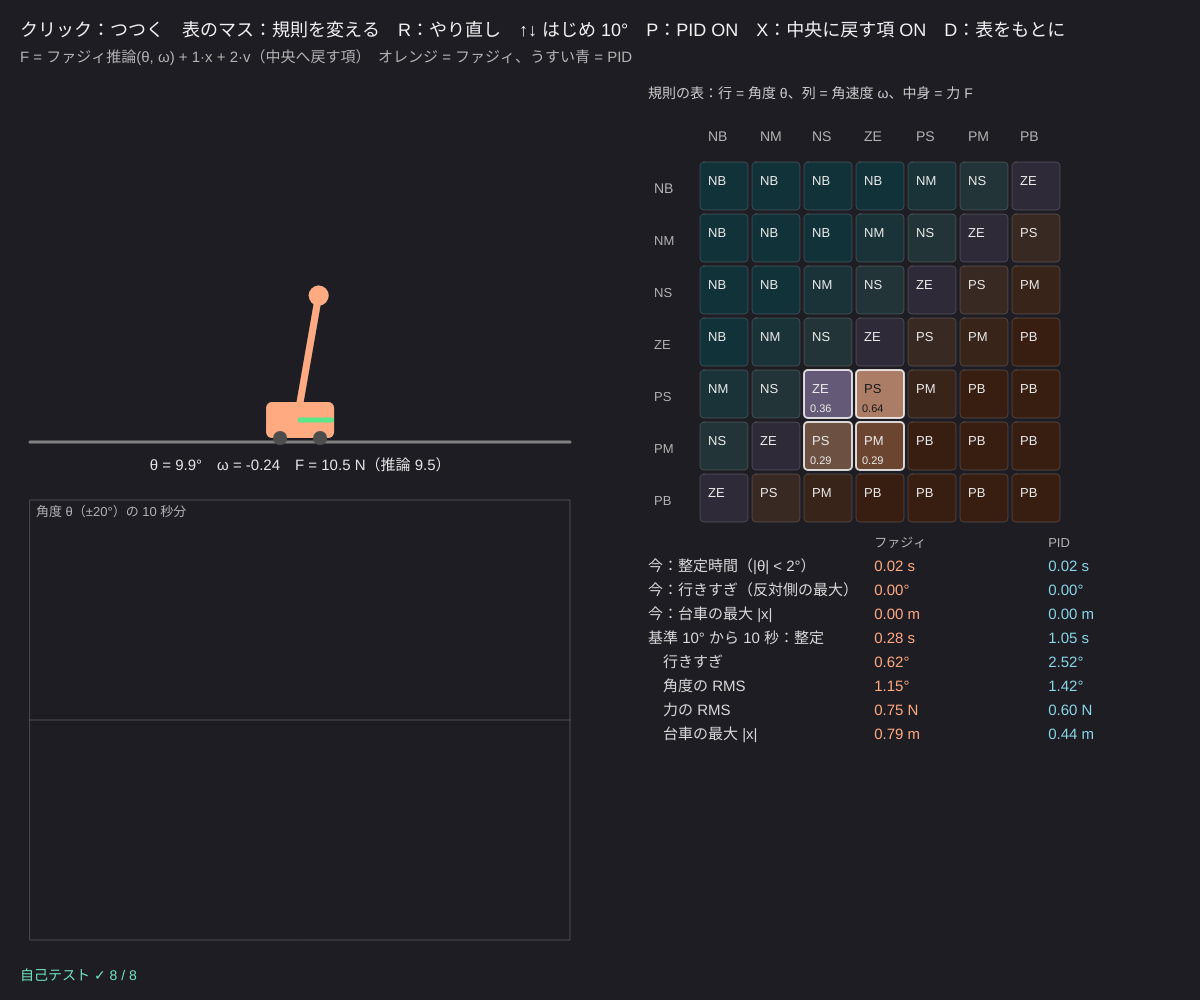
Frame 1 (no input)
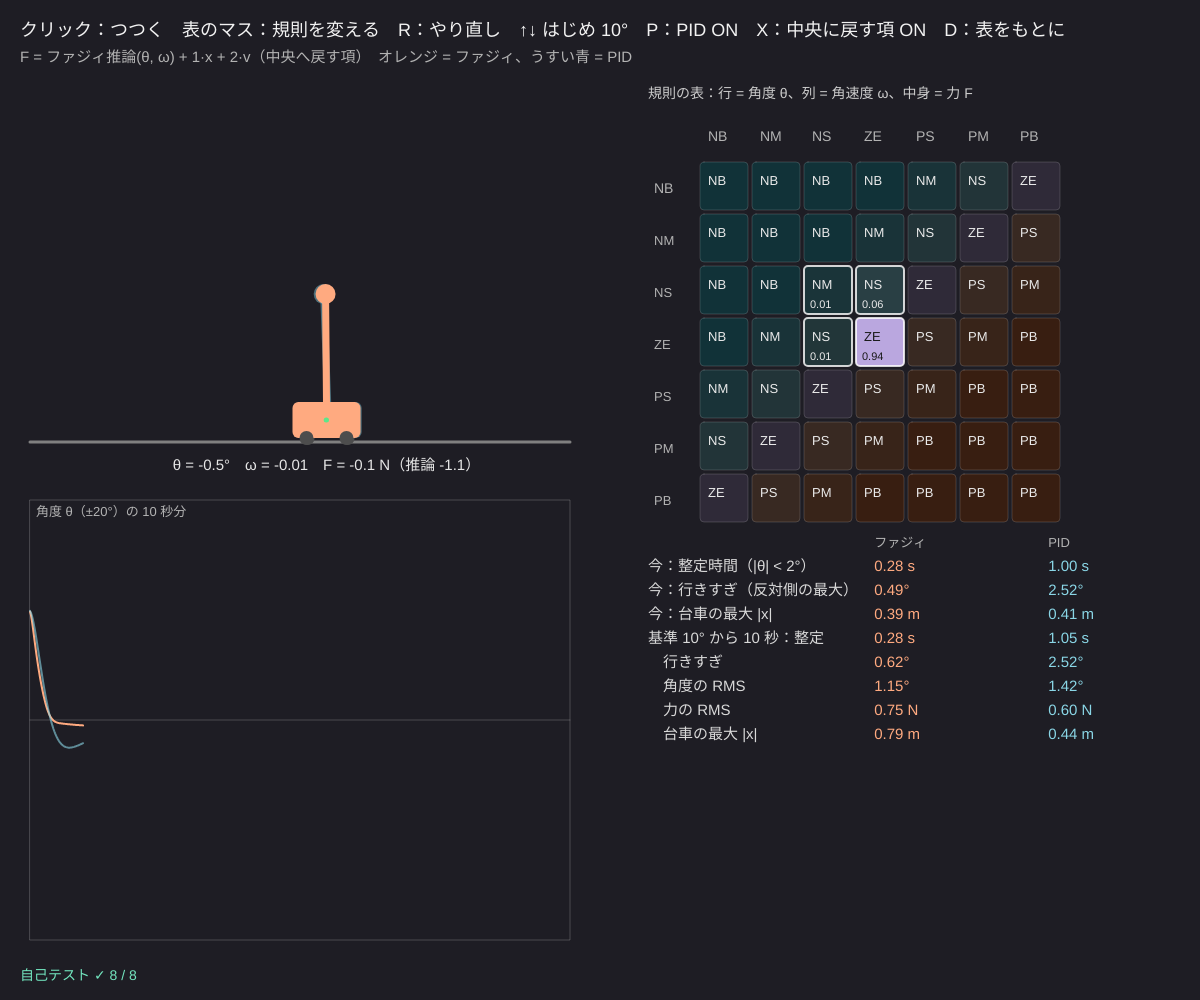
Frame 60 (no input)
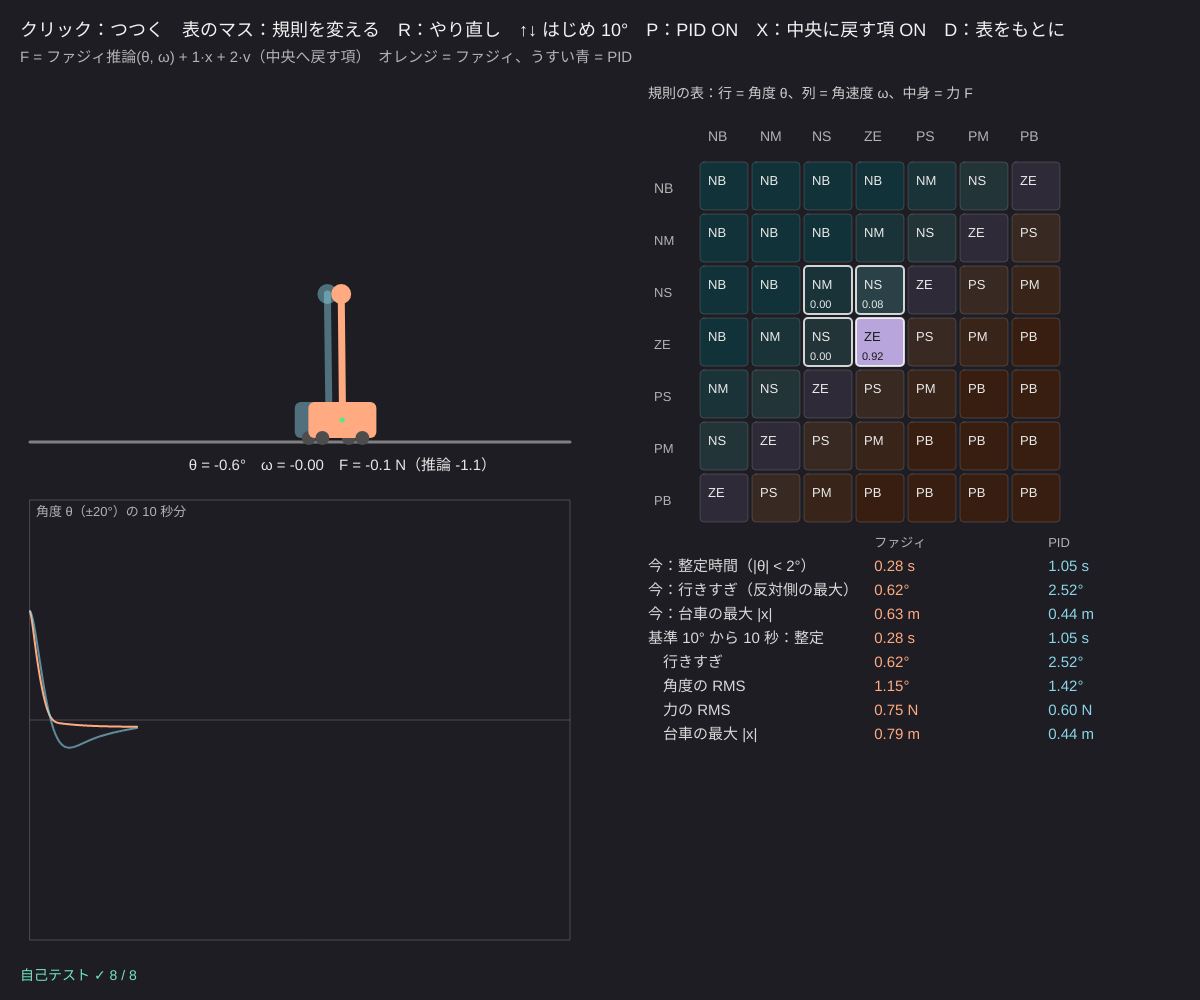
Frame 120 (the mouse pressed at the canvas centre since frame 60)

The p5.js sketch that drew these frames (run headless with seeded random() and noise() and a simulated clock; from frame 60 on, the mouse is pressed at the canvas centre):

// p5.js sketch
// ── sketch.js
// ============================================
// 09 倒立振子のファジィ制御
// 「棒が右に倒れかけていて、右に速く倒れているなら、台車を右に強く押す」― 7 × 7 = 49 個の規則で棒を立てる
//   入力：角度 θ・角速度 ω → マムダニ推論 → 力 F。台車は運動方程式を RK4 で解いて動かす。うすい台車は PID（比べる用）
// クリック = 棒をつつく / 表のマスをクリック = 規則の出力を変える / R = やり直し / ↑↓ = はじめの角度 / P = PID 表示 / X = 中央に戻す項 / D = 表をもとに
// ============================================

let M = 1.0, m = 0.1, l = 0.5, g = 9.8;  // ★ 台車の質量、棒の質量、棒の半分の長さ（series20 と同じ式）
let Fmax = 30;                            // ★ 力の最大 [N]
let TH = 0.4, OM = 2.0;                   // ★ 角度・角速度の範囲（これより外は端の集合に 1）
let KX = 1.0, KV = 2.0, useCenter = true; // ★ 台車を中央へ戻す項 F_c = KX·x + KV·v（ファジィ規則の外）
let Kp = 40, Ki = 5, Kd = 8;              // ★ 比べる PID のゲイン（角度に対して）
let th0deg = 10;                          // ★ はじめの角度 [度]
const L7 = ['NB', 'NM', 'NS', 'ZE', 'PS', 'PM', 'PB'];   // 負で大・中・小、ゼロ、正で小・中・大
let RULE, sys, fz, pd, hist = [], showPID = true, bench, last;
const H = 1 / 240;                         // RK4 の時間きざみ（1 フレームに 4 回）

function setup() {
  createCanvas(windowWidth, windowHeight);
  colorMode(HSB, 360, 100, 100, 100);
  defaultTable();
  selfTest();
  resetAll();
}
// ★ 規則の表：RULE[角度][角速度] = 力の番号。「角度 + 角速度」が大きいほど右へ強く（よく使われる形）
function defaultTable() {
  RULE = [];
  for (let i = 0; i < 7; i++) { RULE.push([]); for (let j = 0; j < 7; j++) RULE[i].push(clampv(i + j - 3, 0, 6)); }
  rebuildSystem();
}
function rebuildSystem() {
  let rules = [];
  for (let i = 0; i < 7; i++) for (let j = 0; j < 7; j++) rules.push({ ifs: [i, j], then: RULE[i][j] });
  sys = { inputs: [{ lo: -TH, hi: TH, sets: evenTri(-TH, TH, L7) }, { lo: -OM, hi: OM, sets: evenTri(-OM, OM, L7) }],
          output: { lo: -Fmax, hi: Fmax, sets: evenTri(-Fmax, Fmax, L7) }, rules, and: 'min', imp: 'min', N: 121 };
  bench = { fz: simulate(fuzzyCtrl(), th0deg, 10), pid: simulate(pidCtrl(), th0deg, 10) };
}

// ★ 倒立振子の運動方程式（θ = 0 が直立、右に倒れると正）
function cartPoleDeriv(s, u) {
  let [x, xd, th, thd] = s, sn = Math.sin(th), cs = Math.cos(th);
  let tmp = (u + m * l * thd * thd * sn) / (M + m);
  let thdd = (g * sn - cs * tmp) / (l * (4 / 3 - (m * cs * cs) / (M + m)));
  return [xd, tmp - (m * l * thdd * cs) / (M + m), thd, thdd];
}
// 制御器：状態 → 力
function fuzzyCtrl() {
  return (s) => { let r = mamdani(sys, [s[2], s[3]]); last = r; return clampv(r.y + centerTerm(s), -Fmax, Fmax); };
}
function pidCtrl() {
  let I = 0;
  return (s) => { I = clampv(I + s[2] * H, -2, 2); return clampv(Kp * s[2] + Ki * I + Kd * s[3] + centerTerm(s), -Fmax, Fmax); };
}
function centerTerm(s) { return useCenter ? KX * s[0] + KV * s[1] : 0; }

// 1 台分のシミュレーション（状態・制御器・成績）
function makeCart(ctrl) { return { s: [0, 0, (th0deg * Math.PI) / 180, 0], ctrl, F: 0, t: 0, t0: 0, settle: 0, maxTh: 0, over: 0, sgn: 1, se: 0, sf: 0, n: 0, maxX: 0, fallen: false }; }
function advance(c) {
  if (c.fallen) return;
  c.F = c.ctrl(c.s);
  c.s = rk4(cartPoleDeriv, c.s, c.F, H);
  c.s[0] = clampv(c.s[0], -4, 4); c.s[1] = clampv(c.s[1], -30, 30); c.s[3] = clampv(c.s[3], -40, 40);
  c.t += H; let a = Math.abs(c.s[2]);
  if (a > 0.0349) c.settle = c.t - c.t0;          // 2° を超えていた最後の時刻 = 整定時間
  c.over = Math.max(c.over, -c.sgn * c.s[2]);   // 行きすぎ：反対側へ倒れた最大の角度
  c.maxTh = Math.max(c.maxTh, a); c.maxX = Math.max(c.maxX, Math.abs(c.s[0]));
  c.se += c.s[2] * c.s[2]; c.sf += c.F * c.F; c.n++;
  if (a > 1.2) c.fallen = true;
}
// ベンチマーク：はじめの角度 deg から T 秒（HUD と自己テストで同じ関数を使う）
function simulate(ctrl, deg, T) {
  let c = makeCart(ctrl); c.s[2] = (deg * Math.PI) / 180; c.sgn = Math.sign(deg) || 1;
  while (c.t < T && !c.fallen) advance(c);
  return { fallen: c.fallen, settle: c.settle, maxTh: c.maxTh, over: c.over, rmsTh: Math.sqrt(c.se / c.n), rmsF: Math.sqrt(c.sf / c.n), x: c.s[0], maxX: c.maxX };
}
function resetAll() { fz = makeCart(fuzzyCtrl()); pd = makeCart(pidCtrl()); hist = []; }

function draw() {
  background(250, 18, 14);
  for (let k = 0; k < 4; k++) { advance(fz); if (showPID) advance(pd); }
  let r = mamdani(sys, [fz.s[2], fz.s[3]]);
  hist.push([fz.s[2], pd.s[2]]); if (hist.length > 600) hist.shift();

  fill(0, 0, 95); noStroke(); textSize(18);
  text('クリック：つつく　表のマス：規則を変える　R：やり直し　↑↓ はじめ ' + th0deg + '°　P：PID ' + (showPID ? 'ON' : 'off') + '　X：中央に戻す項 ' + (useCenter ? 'ON' : 'off') + '　D：表をもとに', 20, 36);
  fill(0, 0, 70); textSize(15);
  text('F = ファジィ推論(θ, ω)' + (useCenter ? ' + ' + KX + '·x + ' + KV + '·v（中央へ戻す項）' : '') + '　オレンジ = ファジィ、うすい青 = PID', 20, 62);

  // ---- 台車と棒
  let sw = width * 0.5, railY = height * 0.42, X = (xw) => 30 + ((xw + 4) / 8) * (sw - 60), Lp = (sw - 60) / 8 * 2 * l * 1.6;
  stroke(0, 0, 50); strokeWeight(3); line(30, railY + 22, sw - 30, railY + 22);
  if (showPID) drawCart(X(pd.s[0]), railY, pd.s[2], Lp, color(190, 40, 90, 45), pd.fallen);
  drawCart(X(fz.s[0]), railY, fz.s[2], Lp, color(20, 50, 100), fz.fallen);
  stroke(140, 60, 90); strokeWeight(5); line(X(fz.s[0]), railY, X(fz.s[0]) + fz.F * 3, railY);
  noStroke(); fill(0, 0, 90); textSize(15); textAlign(CENTER);
  text('θ = ' + nf((fz.s[2] * 180) / PI, 1, 1) + '°　ω = ' + nf(fz.s[3], 1, 2) + '　F = ' + nf(fz.F, 1, 1) + ' N（推論 ' + nf(r.y, 1, 1) + '）', X(fz.s[0]), railY + 50);
  textAlign(LEFT, BASELINE);
  if (fz.fallen) { fill(0, 70, 100); textSize(28); text('倒れた！ R でやり直し（表を変えすぎ？）', 40, railY - Lp - 20); }

  // ---- 角度のグラフ
  let gx = 30, gy = railY + 80, gw = sw - 60, gh = height - gy - 60;
  stroke(0, 0, 100, 20); strokeWeight(1); noFill(); rect(gx, gy, gw, gh); line(gx, gy + gh / 2, gx + gw, gy + gh / 2);
  for (let k = 0; k < 2; k++) {
    if (k === 1 && !showPID) continue;
    stroke(k ? color(190, 40, 90, 60) : color(20, 50, 100)); strokeWeight(2); noFill();
    if (hist.length > 1) { beginShape(); hist.forEach((h, i) => vertex(gx + (i / 600) * gw, gy + gh / 2 - clampv(h[k] / 0.35, -1, 1) * (gh / 2))); endShape(); }
  }
  noStroke(); fill(0, 0, 70); textSize(13); text('角度 θ（±20°）の 10 秒分', gx + 6, gy + 16);

  // ---- 規則の表（明るさ = 発火の強さ）
  let tx = width * 0.54, ty = 110, cs = Math.min(52, (height * 0.48) / 8);
  fill(0, 0, 80); textSize(14); text('規則の表：行 = 角度 θ、列 = 角速度 ω、中身 = 力 F', tx, ty - 12);
  for (let j = 0; j < 7; j++) { fill(0, 0, 70); text(L7[j], tx + (j + 1) * cs + 8, ty + cs * 0.6); }
  for (let i = 0; i < 7; i++) {
    fill(0, 0, 70); text(L7[i], tx + 6, ty + (i + 1.6) * cs);
    for (let j = 0; j < 7; j++) {
      let w = r.w[i * 7 + j], k = RULE[i][j], x = tx + (j + 1) * cs, y = ty + (i + 1) * cs;
      fill(k < 3 ? 190 : k > 3 ? 20 : 260, 25 + Math.abs(k - 3) * 15, 22 + 70 * w); stroke(0, 0, 100, w > 0 ? 80 : 15); strokeWeight(w > 0 ? 2 : 1);
      rect(x, y, cs - 4, cs - 4, 4);
      noStroke(); fill(0, 0, w > 0.6 ? 10 : 92); textSize(13); text(L7[k], x + 8, y + cs * 0.45);
      if (w > 0) { textSize(11); text(nf(w, 1, 2), x + 6, y + cs * 0.8); }
    }
  }
  // ---- 成績の表
  let my = ty + 8.4 * cs, mx = tx, cw = (width - tx - 30) / 3;
  let rows = [['', 'ファジィ', 'PID'],
    ['今：整定時間（|θ| < 2°）', nf(fz.settle, 1, 2) + ' s', nf(pd.settle, 1, 2) + ' s'],
    ['今：行きすぎ（反対側の最大）', nf((fz.over * 180) / PI, 1, 2) + '°', nf((pd.over * 180) / PI, 1, 2) + '°'],
    ['今：台車の最大 |x|', nf(fz.maxX, 1, 2) + ' m', nf(pd.maxX, 1, 2) + ' m'],
    ['基準 ' + th0deg + '° から 10 秒：整定', bench.fz.fallen ? '倒れた' : nf(bench.fz.settle, 1, 2) + ' s', bench.pid.fallen ? '倒れた' : nf(bench.pid.settle, 1, 2) + ' s'],
    ['　行きすぎ', nf((bench.fz.over * 180) / PI, 1, 2) + '°', nf((bench.pid.over * 180) / PI, 1, 2) + '°'],
    ['　角度の RMS', nf((bench.fz.rmsTh * 180) / PI, 1, 2) + '°', nf((bench.pid.rmsTh * 180) / PI, 1, 2) + '°'],
    ['　力の RMS', nf(bench.fz.rmsF, 1, 2) + ' N', nf(bench.pid.rmsF, 1, 2) + ' N'],
    ['　台車の最大 |x|', nf(bench.fz.maxX, 1, 2) + ' m', nf(bench.pid.maxX, 1, 2) + ' m']];
  rows.forEach((row, i) => row.forEach((c, k) => {
    fill(i === 0 ? color(0, 0, 70) : k === 1 ? color(20, 50, 100) : k === 2 ? color(190, 40, 90) : color(0, 0, 85));
    textSize(i === 0 ? 13 : 15); text(c, mx + (k ? cw * (k + 0.3) : 0), my + i * 24);
  }));

  fill(selfTestResults.every((q) => q.ok) ? color(160, 50, 90) : color(0, 80, 100)); textSize(14);
  text(selfTestLine(), 20, height - 20);
}
function drawCart(cx, y, th, Lp, col, fallen) {
  noStroke(); fill(col); rect(cx - 34, y - 18, 68, 36, 6);
  fill(0, 0, 30); circle(cx - 20, y + 18, 14); circle(cx + 20, y + 18, 14);
  let tx = cx + Lp * Math.sin(th), ty = y - 18 - Lp * Math.cos(th);
  stroke(fallen ? color(0, 70, 100) : col); strokeWeight(7); line(cx, y - 18, tx, ty);
  noStroke(); fill(fallen ? color(0, 70, 100) : col); circle(tx, ty, 20);
}

function mousePressed() {
  let tx = width * 0.54, ty = 110, cs = Math.min(52, (height * 0.48) / 8);
  let j = Math.floor((mouseX - tx) / cs) - 1, i = Math.floor((mouseY - ty) / cs) - 1;
  if (i >= 0 && i < 7 && j >= 0 && j < 7) { RULE[i][j] = (RULE[i][j] + 1) % 7; rebuildSystem(); return; }
  if (mouseX < width * 0.5) {                     // つつく：角速度を足す（ファジィも PID も同じだけ）
    let d = mouseX < 30 + ((fz.s[0] + 4) / 8) * (width * 0.5 - 60) ? -0.8 : 0.8;
    for (let c of [fz, pd]) { c.s[3] += d; c.t0 = c.t; c.settle = 0; c.maxTh = 0; c.maxX = 0; c.over = 0; c.sgn = Math.sign(d); }
  }
}
function keyPressed() {
  if (key === 'r' || key === 'R') resetAll();
  if (key === UP_ARROW) { th0deg = Math.min(20, th0deg + 1); rebuildSystem(); resetAll(); }
  if (key === DOWN_ARROW) { th0deg = Math.max(1, th0deg - 1); rebuildSystem(); resetAll(); }
  if (key === 'p' || key === 'P') showPID = !showPID;
  if (key === 'x' || key === 'X') { useCenter = !useCenter; rebuildSystem(); }
  if (key === 'd' || key === 'D') { defaultTable(); resetAll(); }
}

// ---- 自己テスト
function selfTest() {
  selfTestResults = [];
  let anti = true;
  for (let i = 0; i < 7; i++) for (let j = 0; j < 7; j++) if (RULE[6 - i][6 - j] !== 6 - RULE[i][j]) anti = false;
  check('規則の表は点対称（左右を入れかえると力の向きが逆）', anti);
  check('θ = 0, ω = 0 → ZE だけが発火 → F = 0', near(mamdani(sys, [0, 0]).y, 0, 1e-9));
  let r = mamdani(sys, [sys.inputs[0].sets[4].mf.p[1], 0]);
  check('θ = PS の頂点、ω = 0 → 規則 (PS, ZE) → PS だけ。F = PS の重心 = Fmax/3 = 10 N', r.w.filter((w) => w > 0).length === 1 && near(r.y, Fmax / 3, 1e-9));
  let mono = true, prev = -1e9;
  for (let t = -0.5; t <= 0.5; t += 0.02) { let y = mamdani(sys, [t, 0]).y; if (y < prev - 1e-9) mono = false; prev = y; }
  check('ω = 0 のとき、角度が大きいほど力は弱くならない（単調）', mono);
  let b = simulate(fuzzyCtrl(), 10, 10);
  check('ファジィ：10° から 10 秒間倒れず、3 秒以内に |θ| < 2°、台車は |x| < 0.1 m に戻る', !b.fallen && b.settle < 3 && Math.abs(b.x) < 0.1);
  let b2 = simulate(fuzzyCtrl(), 2, 10);
  check('ファジィ：2° からでも立つ', !b2.fallen && b2.maxTh < 0.04);
  check('PID（比べる相手）も 10° から立つ', !simulate(pidCtrl(), 10, 10).fallen);
  check('力が 0 なら 3 秒以内に倒れる（運動方程式が正しく不安定）', simulate(() => 0, 10, 3).fallen);
  reportSelfTest();
}

// ---------- やってみよう ----------
// 1. 表のまん中（ZE, ZE）を PB にすると何が起きる？ D でもとに戻せる
// 2. X で「中央に戻す項」を切ると、棒は立つが台車はどこへ行く？
// 3. ↑↓ ではじめの角度を大きくすると、どこから倒れる？ ファジィと PID で比べる
// 4. TH（角度の範囲）を 0.2 にすると、少しの傾きで強く押す制御器になる。成績の表はどう変わる？
// 5. 右の列（ω が PB）を全部 ZE にすると、ブレーキ（角速度の項）がなくなる


// ==================================================
// ここから下は「ファジィの道具」（中身は読まなくても OK。消さないでね）
// ==================================================
// ---- メンバーシップ関数（所属度 μ を 0〜1 で返す）
function trimf(x, a, b, c) {            // 三角：a で 0、b で 1、c で 0
  if (x < a || x > c) return 0;
  if (x === b) return 1;
  if (x < b) return b > a ? (x - a) / (b - a) : 1;
  return c > b ? (c - x) / (c - b) : 1;
}
// mf = { type: 'tri', p: [a, b, c] } のような形
function evalMF(mf, x) { let p = mf.p; return mf.type === 'tri' ? trimf(x, p[0], p[1], p[2]) : 0; }
function clampv(v, a, b) { return v < a ? a : v > b ? b : v; }

// ---- 非ファジィ化：重心 = ∫x μ dx ÷ ∫μ dx（折れ線の区間ごとに正確に積分）。どの規則も発火しなければ null
function centroid(xs, ys) {
  let A = 0, M = 0;
  for (let i = 0; i + 1 < xs.length; i++) {
    let h = xs[i + 1] - xs[i], y0 = ys[i], y1 = ys[i + 1];
    A += (h * (y0 + y1)) / 2;
    M += (h * (xs[i] * (2 * y0 + y1) + xs[i + 1] * (y0 + 2 * y1))) / 6;
  }
  return A > 1e-12 ? M / A : null;
}

// ---- マムダニ型推論
// sys = { inputs: [{ name, lo, hi, sets: [{ name, mf }] }], output: { name, lo, hi, sets }, rules: [{ ifs: [i, j], then: k }],
//         and: 'min' | 'prod', imp: 'min' | 'prod', N: 401 }
function mamdani(sys, xin) {
  let deg = sys.inputs.map((v, i) => v.sets.map((s) => evalMF(s.mf, clampv(xin[i], v.lo, v.hi))));
  let w = sys.rules.map((r) => r.ifs.reduce((acc, si, i) => (si < 0 ? acc : sys.and === 'prod' ? acc * deg[i][si] : Math.min(acc, deg[i][si])), 1));
  let o = sys.output, str = o.sets.map(() => 0);
  sys.rules.forEach((r, k) => { str[r.then] = Math.max(str[r.then], w[k]); });   // 同じ後件は max でまとめる
  let N = sys.N || 401, ox = new Array(N), agg = new Array(N);
  for (let i = 0; i < N; i++) {
    let x = o.lo + ((o.hi - o.lo) * i) / (N - 1), a = 0;
    for (let k = 0; k < o.sets.length; k++) if (str[k] > 0) {
      let m = evalMF(o.sets[k].mf, x);
      a = Math.max(a, sys.imp === 'prod' ? str[k] * m : Math.min(str[k], m));   // 切る（min）か縮める（積）
    }
    ox[i] = x; agg[i] = a;
  }
  let c = centroid(ox, agg);
  return { deg, w, str, ox, agg, y: c === null ? (o.lo + o.hi) / 2 : c, fired: c !== null };
}
// 等間隔の三角 MF を n 個（両端は肩）
function evenTri(lo, hi, names) {
  let n = names.length, d = (hi - lo) / (n - 1);
  return names.map((name, i) => ({ name, mf: { type: 'tri', p: [lo + (i - 1) * d, lo + i * d, lo + (i + 1) * d] } }));
}

// ---- 4 次のルンゲ＝クッタ法（f(s, u) = ds/dt）
function rk4(f, s, u, h) {
  let k1 = f(s, u), k2 = f(s.map((v, i) => v + (h / 2) * k1[i]), u);
  let k3 = f(s.map((v, i) => v + (h / 2) * k2[i]), u), k4 = f(s.map((v, i) => v + h * k3[i]), u);
  return s.map((v, i) => v + (h / 6) * (k1[i] + 2 * k2[i] + 2 * k3[i] + k4[i]));
}

// ---- 自己テストの道具
let selfTestResults = [];
function check(name, cond) { selfTestResults.push({ name, ok: !!cond }); }
function near(a, b, tol) { return a !== null && Math.abs(a - b) <= (tol === undefined ? 1e-9 : tol); }
function reportSelfTest() { for (let r of selfTestResults) (r.ok ? console.log : console.error)((r.ok ? '✓ ' : '✗ ') + r.name); }
function selfTestLine() { let n = selfTestResults.filter((r) => r.ok).length; return '自己テスト ' + (n === selfTestResults.length ? '✓ ' : '✗ ') + n + ' / ' + selfTestResults.length; }
